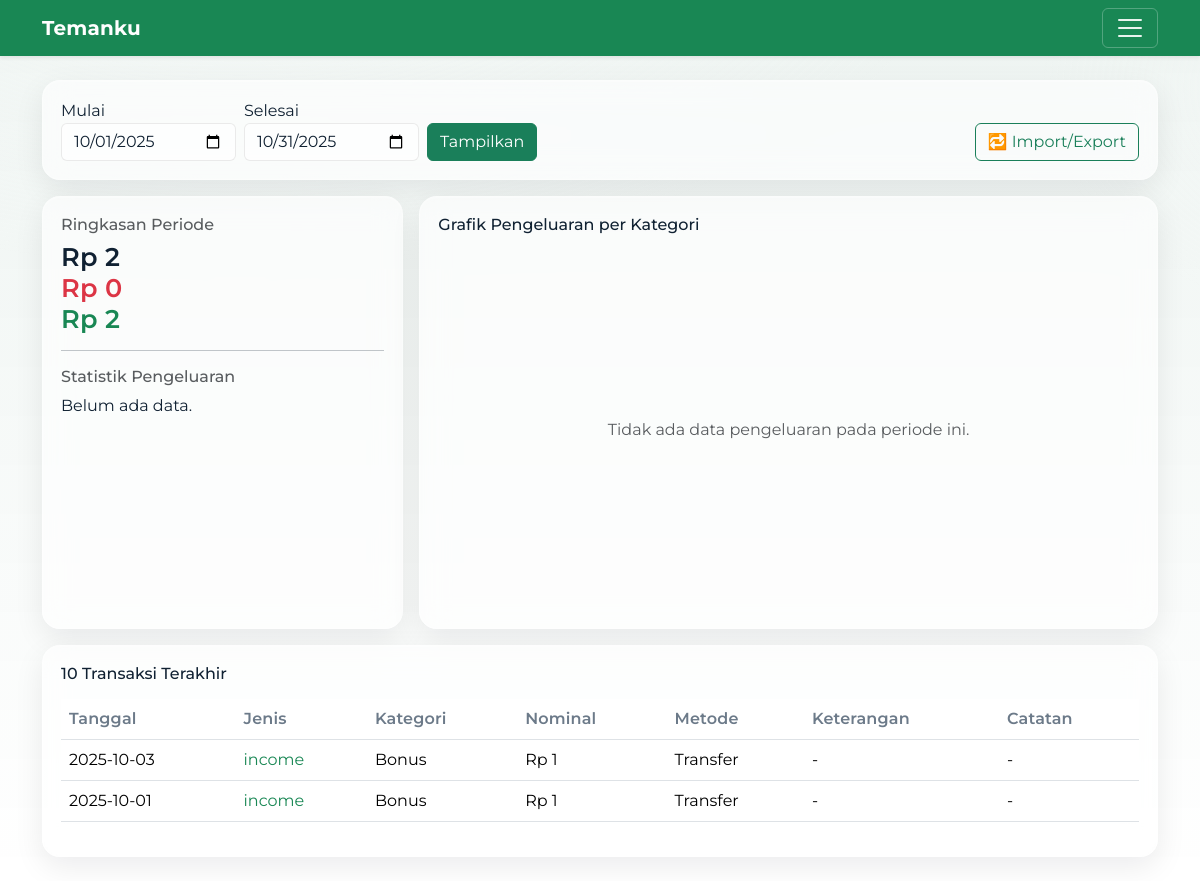
/dashboard (signed in), run on the app's committed database.
### tables this page shows
CREATE TABLE transactions (
  id INTEGER PRIMARY KEY AUTOINCREMENT,
  user_id INTEGER NOT NULL,
  date TEXT NOT NULL,                      -- YYYY-MM-DD
  type TEXT CHECK(type IN ('income','expense')) NOT NULL,
  category_id INTEGER NOT NULL,
  amount REAL NOT NULL,
  source_or_payee TEXT,
  account TEXT,
  notes TEXT,
  FOREIGN KEY (user_id) REFERENCES users(id),
  FOREIGN KEY (category_id) REFERENCES categories(id)
);

### app.py (the view)
@app.get("/")
@app.get("/dashboard")
@login_required
def dashboard():
    start, end = normalize_date_range(request.args.get("start"), request.args.get("end"))
    with db() as con:
        totals = con.execute("""
            SELECT
              SUM(CASE WHEN t.type='income'  THEN t.amount ELSE 0 END) AS income,
              SUM(CASE WHEN t.type='expense' THEN t.amount ELSE 0 END) AS expense
            FROM transactions t
            WHERE t.user_id=? AND t.date BETWEEN ? AND ?
        """, (current_user.id, start, end)).fetchone()
        spend = con.execute("""
            SELECT c.name AS category, c.id AS category_id, SUM(t.amount) AS total
            FROM transactions t
            JOIN categories c ON c.id=t.category_id
            WHERE t.user_id=? AND t.type='expense' AND t.date BETWEEN ? AND ?
            GROUP BY c.id, c.name
            ORDER BY total DESC
        """, (current_user.id, start, end)).fetchall()
        top_payee = con.execute("""
            SELECT COALESCE(source_or_payee,'(Tidak diisi)') AS payee,
                   SUM(amount) AS total, COUNT(*) AS cnt
            FROM transactions
            WHERE user_id=? AND type='expense' AND date BETWEEN ? AND ?
            GROUP BY COALESCE(source_or_payee,'(Tidak diisi)')
            ORDER BY total DESC LIMIT 1
        """, (current_user.id, start, end)).fetchone()
        month = start[:7]
        budgets = con.execute("""
            SELECT b.id, c.name AS category, b.amount,
                   COALESCE( (SELECT SUM(amount) FROM transactions
                             WHERE user_id=b.user_id AND type='expense' AND category_id=b.category_id
                               AND substr(date,1,7)=b.month), 0) AS spent
            FROM budgets b
            JOIN categories c ON c.id=b.category_id
            WHERE b.user_id=? AND b.month=?
            ORDER BY c.name
        """, (current_user.id, month)).fetchall()
        latest = con.execute("""
            SELECT t.*,
                   COALESCE(c.name, '-') AS category,
                   t.source_or_payee AS keterangan,
                   t.account AS payment_method
            FROM transactions t
            LEFT JOIN categories c ON c.id=t.category_id
            WHERE t.user_id=? AND t.date BETWEEN ? AND ?
            ORDER BY t.date DESC, t.id DESC
            LIMIT 10
        """, (current_user.id, start, end)).fetchall()
    summary = {
        "income": float(totals["income"] or 0),
        "expense": float(totals["expense"] or 0),
    }
    summary["net"] = summary["income"] - summary["expense"]
    return render_template(
        "dashboard.html",
        start=start, end=end, summary=summary,
        spend_by_cat=[dict(r) for r in spend],
        top_payee=dict(top_payee) if top_payee else None,
        budgets=[dict(b) for b in budgets],
        latest=[dict(r) for r in latest],
    )

### app.py (called while the page is built)
def db():
    conn = sqlite3.connect(APP_DB, timeout=5.0)
    conn.row_factory = sqlite3.Row
    conn.execute("PRAGMA busy_timeout = 5000")
    return conn

@login_manager.user_loader
def load_user(user_id):
    with db() as con:
        row = con.execute("SELECT * FROM users WHERE id=?", (user_id,)).fetchone()
        return User(row) if row else None

def start_end_default():
    today = date.today()
    s = today.replace(day=1)
    e = (s + relativedelta(months=1) - relativedelta(days=1))
    return s.isoformat(), e.isoformat()

def money(x):
    return f"Rp {x:,.0f}".replace(",", ".")

def normalize_date_range(start: str | None, end: str | None):
    s_def, e_def = start_end_default()
    s = start if start and valid_iso_date(start) else s_def
    e = end   if end   and valid_iso_date(end)   else e_def
    if s > e:
        s, e = e, s
    return s, e

### templates/dashboard.html (shortened to what this page needs)
{% extends "base.html" %}
{% block content %}
<div class="card-soft mb-3">
  <form class="row gy-2 gx-2 align-items-end filter-grid" method="get">
    <div class="col-auto">
      <label class="form-label mb-0">Mulai</label>
      <input type="date" class="form-control" name="start" value="{{ start }}">
    </div>
    <div class="col-auto">
      <label class="form-label mb-0">Selesai</label>
      <input type="date" class="form-control" name="end" value="{{ end }}">
    </div>
    <div class="col-auto">
      <button class="btn btn-primary">Tampilkan</button>
    </div>
    <div class="col-auto ms-auto">
      <a class="btn btn-outline-primary" href="{{ url_for('import_export', start=start, end=end) }}">
        🔁 Import/Export
      </a>
    </div>
  </form>
</div>
<div class="row g-3 align-items-stretch equal-row">
  <div class="col-lg-4">
    <div class="card-soft h-100">
      <h6 class="text-muted">Ringkasan Periode</h6>
      <div class="display-6 fw-semibold mt-2 count-up" data-target="{{ summary.income }}">Pendapatan: {{ summary.income|money }}</div>
      <div class="display-6 fw-semibold text-danger count-up" data-target="{{ summary.expense }}">Pengeluaran: {{ summary.expense|money }}</div>
      <div class="display-6 fw-semibold {{ 'text-success' if summary.net>=0 else 'text-danger' }} count-up" data-target="{{ summary.net }}">Saldo: {{ summary.net|money }}</div>
      <hr>
      <h6 class="text-muted">Statistik Pengeluaran</h6>
      {% if spend_by_cat %}
        <p>Kategori terbanyak: <b>{{ spend_by_cat[0].category }}</b> ({{ spend_by_cat[0].total|money }})</p>
      {% else %}
        <p>Belum ada data.</p>
      {% endif %}
    </div>
  </div>
  <div class="col-lg-8">
    <div class="card-soft h-100">
      <h6 class="mb-3">Grafik Pengeluaran per Kategori</h6>
      <div class="chart-box" id="expenseChartBox">
      </div>
    </div>
  </div>
</div>
<div class="card-soft mt-3">
  <h6 class="mb-3">10 Transaksi Terakhir</h6>
  <div class="table-responsive">
    <table class="table table-hover align-middle table-stacked">
      <thead>
        <tr>
          <th scope="col">Tanggal</th>
          <th scope="col">Jenis</th>
          <th scope="col">Kategori</th>
          <th scope="col">Nominal</th>
          <th scope="col" class="d-none d-md-table-cell">Metode</th>
          <th scope="col" class="d-none d-md-table-cell">Keterangan</th>
          <th scope="col" class="d-none d-md-table-cell">Catatan</th>
        </tr>
      </thead>
      <tbody>
        {% for t in latest %}
        <tr>
          <td data-label="Tanggal">{{ t.date }}</td>
          <td data-label="Jenis" class="{{ 'text-success' if t.type=='income' else 'text-danger' }}">{{ t.type }}</td>
          <td data-label="Kategori">{{ t.category }}</td>
          <td data-label="Nominal">{{ t.amount|money }}</td>
          <td data-label="Metode" class="d-none d-md-table-cell">{{ t.payment_method or '-' }}</td>
          <td data-label="Keterangan" class="d-none d-md-table-cell">{{ t.keterangan or '-' }}</td>
          <td data-label="Catatan" class="d-none d-md-table-cell">{{ t.notes or '-' }}</td>
        </tr>
        {% endfor %}
      </tbody>
    </table>
  </div>
</div>
{% endblock %}

### static/style.css (style rules this page uses)
:root { --bg:#0f5132; --page:#e9eef6; --card:rgba(255,255,255,.6); --text:#102132; --muted:#6c7a89; --primary:#1a7f5a; --ring:rgba(26,127,90,.35); --glass-border:rgba(255,255,255,.32); --chart-bar:45, 156, 219; }
* { scroll-behavior:smooth }
body { background:var(--page); color:var(--text); font-family: "Montserrat", system-ui, -apple-system, "Segoe UI", Roboto, "Helvetica Neue", Arial, "Noto Sans", "Apple Color Emoji","Segoe UI Emoji","Segoe UI Symbol", sans-serif; font-feature-settings: "cv01","cv02"; }
h1,h2,h3,.display-6 { font-weight:700; letter-spacing:.2px }
.btn { transition:transform .15s ease, box-shadow .2s ease }
.btn-primary { background:var(--primary);border-color:var(--primary) }
.btn-outline-primary { border-color:var(--primary);color:var(--primary) }
.form-control,.form-select { background:rgba(255,255,255,.65);color:var(--text); border:1px solid rgba(0,0,0,.08) }
.table>thead th { color:var(--muted);font-weight:600;letter-spacing:.01em }
.card-soft { background:var(--card); border:1px solid var(--glass-border); border-radius:18px; padding:18px; box-shadow: 0 10px 30px rgba(10,14,29,.08), inset 0 1px 0 rgba(255,255,255,.25); backdrop-filter: blur(14px); -webkit-backdrop-filter: blur(14px); transition:transform .25s ease, box-shadow .25s ease, border-color .25s ease; }
.chart-box { position:relative;width:100%;height:360px }
.display-6 { font-size:1.6rem }
body { font-family: "Montserrat", system-ui, -apple-system, Segoe UI, Roboto, Arial, sans-serif; }
.equal-row .card-soft { height:100%; }

### data on the page
transactions: date "2025-10-03", type "income", category "Bonus", amount "Rp 1", account "Transfer", source_or_payee "-", notes "-"
transactions: date "2025-10-01", type "income", category "Bonus", amount "Rp 1", account "Transfer", source_or_payee "-", notes "-"
